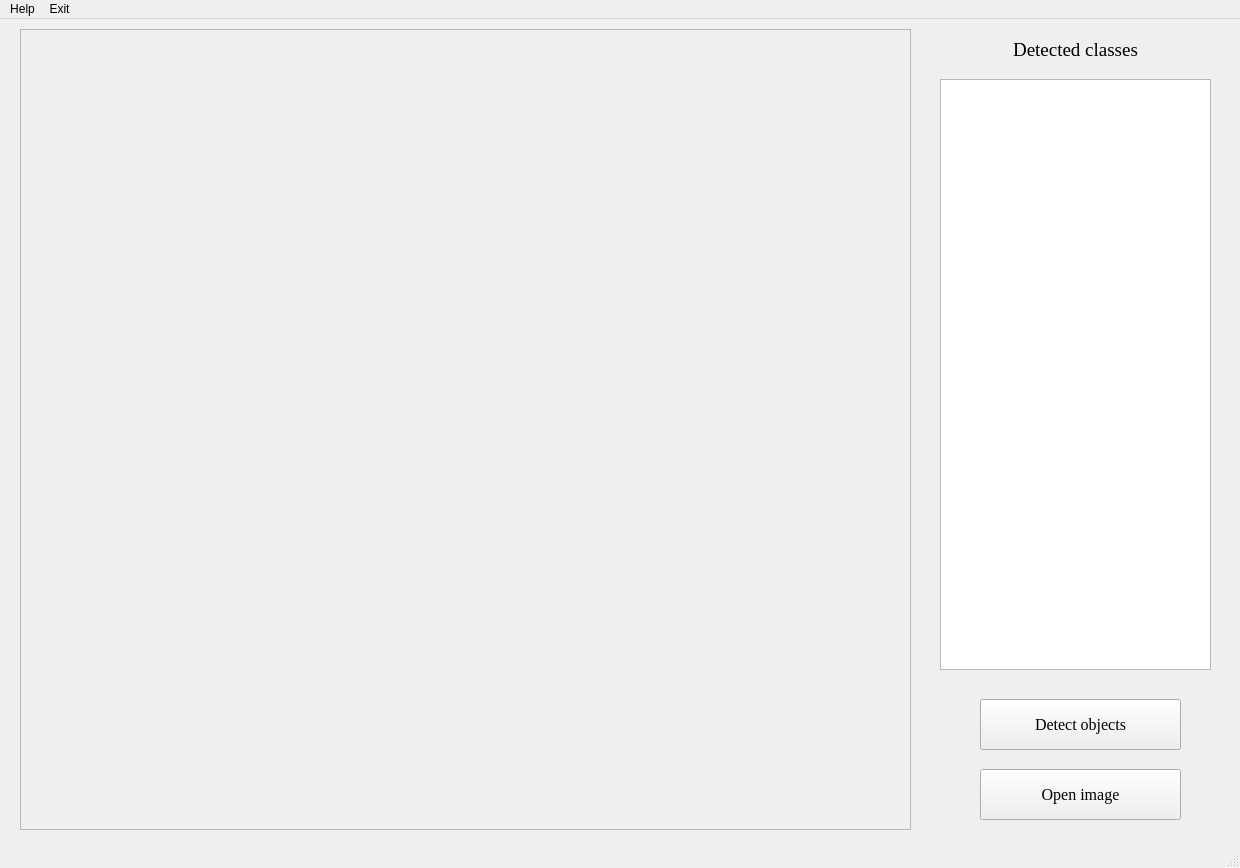
<?xml version="1.0" encoding="UTF-8"?>
<ui version="4.0">
 <class>MainWindow</class>
 <widget class="QMainWindow" name="MainWindow">
  <property name="windowModality">
   <enum>Qt::NonModal</enum>
  </property>
  <property name="enabled">
   <bool>true</bool>
  </property>
  <property name="geometry">
   <rect>
    <x>0</x>
    <y>0</y>
    <width>1240</width>
    <height>868</height>
   </rect>
  </property>
  <property name="sizePolicy">
   <sizepolicy hsizetype="Fixed" vsizetype="Fixed">
    <horstretch>0</horstretch>
    <verstretch>0</verstretch>
   </sizepolicy>
  </property>
  <property name="contextMenuPolicy">
   <enum>Qt::PreventContextMenu</enum>
  </property>
  <property name="windowTitle">
   <string>Neural network for Image Object Detection</string>
  </property>
  <property name="windowIcon">
   <iconset>
    <normaloff>py-logo.png</normaloff>py-logo.png</iconset>
  </property>
  <property name="autoFillBackground">
   <bool>false</bool>
  </property>
  <widget class="QWidget" name="centralwidget">
   <widget class="QPushButton" name="pbtnDetectOb">
    <property name="geometry">
     <rect>
      <x>980</x>
      <y>680</y>
      <width>201</width>
      <height>51</height>
     </rect>
    </property>
    <property name="font">
     <font>
      <family>Georgia</family>
      <pointsize>12</pointsize>
     </font>
    </property>
    <property name="text">
     <string>Detect objects</string>
    </property>
   </widget>
   <widget class="QPushButton" name="pbtnOpenIm">
    <property name="geometry">
     <rect>
      <x>980</x>
      <y>750</y>
      <width>201</width>
      <height>51</height>
     </rect>
    </property>
    <property name="font">
     <font>
      <family>Georgia</family>
      <pointsize>12</pointsize>
     </font>
    </property>
    <property name="text">
     <string>Open image</string>
    </property>
   </widget>
   <widget class="QLabel" name="lblPicture">
    <property name="geometry">
     <rect>
      <x>20</x>
      <y>10</y>
      <width>891</width>
      <height>801</height>
     </rect>
    </property>
    <property name="frameShape">
     <enum>QFrame::StyledPanel</enum>
    </property>
    <property name="text">
     <string/>
    </property>
    <property name="scaledContents">
     <bool>true</bool>
    </property>
   </widget>
   <widget class="QLabel" name="label">
    <property name="geometry">
     <rect>
      <x>940</x>
      <y>10</y>
      <width>271</width>
      <height>41</height>
     </rect>
    </property>
    <property name="font">
     <font>
      <family>Georgia</family>
      <pointsize>14</pointsize>
     </font>
    </property>
    <property name="text">
     <string>Detected classes</string>
    </property>
    <property name="textFormat">
     <enum>Qt::AutoText</enum>
    </property>
    <property name="scaledContents">
     <bool>true</bool>
    </property>
    <property name="alignment">
     <set>Qt::AlignCenter</set>
    </property>
   </widget>
   <widget class="QTableWidget" name="twDetectedClasses">
    <property name="geometry">
     <rect>
      <x>940</x>
      <y>60</y>
      <width>271</width>
      <height>591</height>
     </rect>
    </property>
   </widget>
  </widget>
  <widget class="QMenuBar" name="menubar">
   <property name="geometry">
    <rect>
     <x>0</x>
     <y>0</y>
     <width>1240</width>
     <height>26</height>
    </rect>
   </property>
   <widget class="QMenu" name="menuDetectionableClasses">
    <property name="title">
     <string>Help</string>
    </property>
    <addaction name="actionDetectionable_classes"/>
    <addaction name="actionAbout_program"/>
   </widget>
   <widget class="QMenu" name="menuExit">
    <property name="title">
     <string>Exit</string>
    </property>
    <addaction name="actionClose_program"/>
   </widget>
   <addaction name="menuDetectionableClasses"/>
   <addaction name="menuExit"/>
  </widget>
  <widget class="QStatusBar" name="statusbar"/>
  <action name="actionThere_are_80_possible_objects_that_you_can_detect_with_the_ObjectDetection_class_and_they_are_as_seen_below_person_bicycle_car_motorcycle_airplane_bus_train_truck_boat_traffic_light_fire_hydrant_stop_sign_parking_meter_bench_bird_cat_dog_horse_sheep_cow_elephant_bear_zebra_giraffe_backpack_umbrella_handbag_tie_suitcase_frisbee_skis_snowboard_sports_ball_kite_baseball_bat_baseball_glove_skateboard_surfboard_tennis_racket_bottle_wine_glass_cup_fork_knife_spoon_bowl_banana_apple_sandwich_orange_broccoli_carrot_hot_dog_pizza_donot_cake_chair_couch_potted_plant_bed_dining_table_toilet_tv_laptop_mouse_remote_keyboard_cell_phone_microwave_oven_toaster_sink_refrigerator_book_clock_vase_scissors_teddy_bear_hair_dryer_toothbrush">
   <property name="text">
    <string>There are 80 possible objects that you can detect with the
ObjectDetection class, and they are as seen below.

    person,   bicycle,   car,   motorcycle,   airplane,
    bus,   train,   truck,   boat,   traffic light,   fire hydrant,   stop_sign,
    parking meter,   bench,   bird,   cat,   dog,   horse,   sheep,   cow,   elephant,   bear,   zebra,
    giraffe,   backpack,   umbrella,   handbag,   tie,   suitcase,   frisbee,   skis,   snowboard,
    sports ball,   kite,   baseball bat,   baseball glove,   skateboard,   surfboard,   tennis racket,
    bottle,   wine glass,   cup,   fork,   knife,   spoon,   bowl,   banana,   apple,   sandwich,   orange,
    broccoli,   carrot,   hot dog,   pizza,   donot,   cake,   chair,   couch,   potted plant,   bed,
    dining table,   toilet,   tv,   laptop,   mouse,   remote,   keyboard,   cell phone,   microwave,
    oven,   toaster,   sink,   refrigerator,   book,   clock,   vase,   scissors,   teddy bear,   hair dryer,
    toothbrush.</string>
   </property>
  </action>
  <action name="actionDetectionable_classes">
   <property name="text">
    <string>Detectionable classes</string>
   </property>
  </action>
  <action name="actionAbout_program">
   <property name="text">
    <string>About program</string>
   </property>
  </action>
  <action name="actionClose_program">
   <property name="text">
    <string>Close program</string>
   </property>
  </action>
 </widget>
 <resources/>
 <connections/>
</ui>
